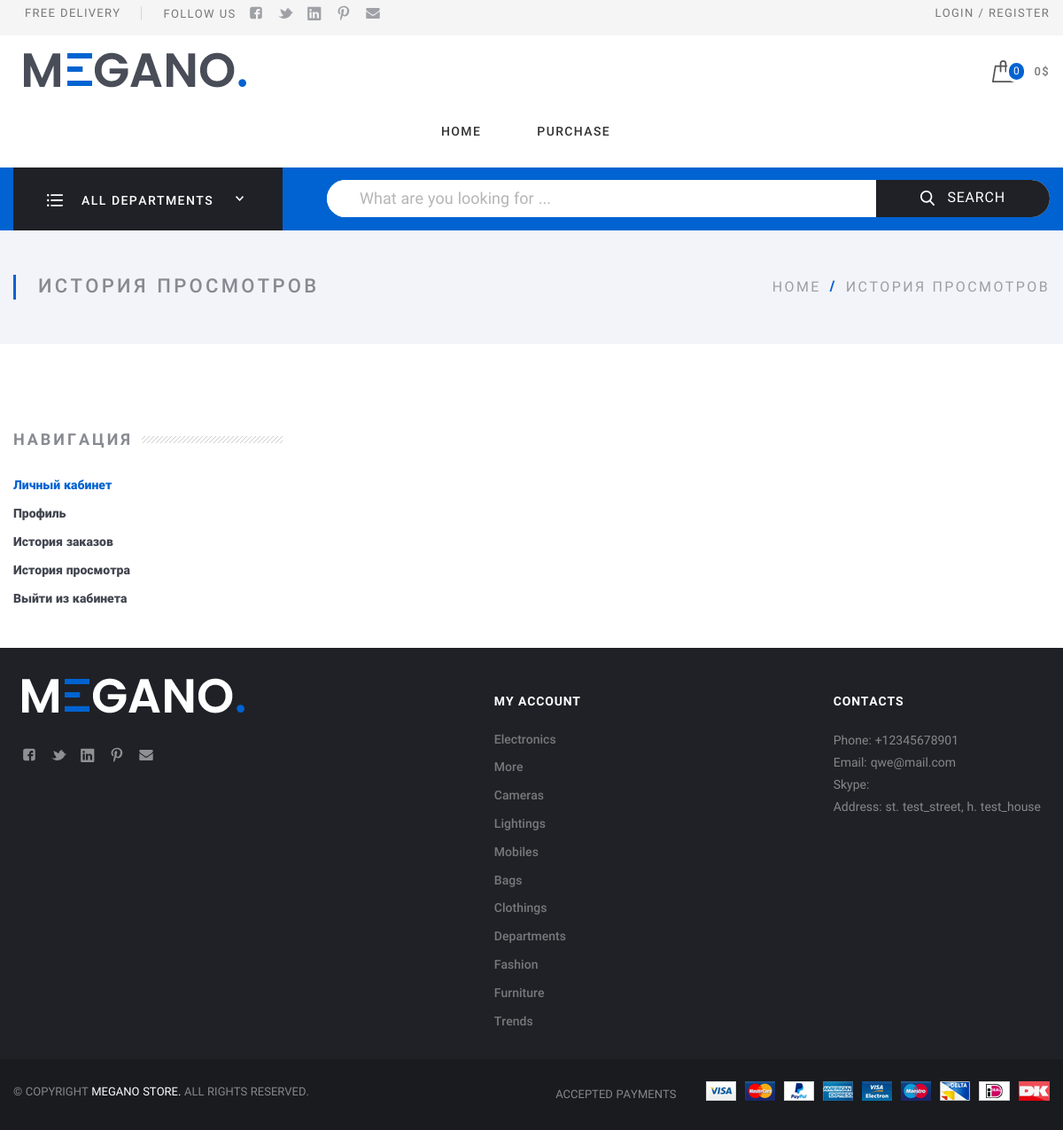
Screenshot of /profile/history_review/ (signed in) with the database file from the repository.
### app_shop/models.py (models this page shows, shortened)
class CategoryMPTT(utility.StrMixin, MPTTModel):
    title = models.CharField(max_length=150, unique=True, verbose_name=_('title'))
    slug = models.SlugField(blank=True, verbose_name=_('slug'))
    parent = TreeForeignKey('self', on_delete=models.CASCADE, null=True, blank=True, related_name='children')
    image = models.FileField(upload_to=tools.get_path_category, blank=True, null=True, default='app_shop/categories/Electronics_gpKEGby.svg', verbose_name=_('image'))
    class MPTTMeta:
        order_insertion_by = ('title', )

### app_profile/models.py (models this page shows, shortened)
class Profile(models.Model):
    user = models.OneToOneField(User, on_delete=models.CASCADE, verbose_name=_('user'))
    balance = models.DecimalField(max_digits=6, decimal_places=2, default=0, verbose_name=_('balance'))
    avatar = models.ImageField(upload_to=tools.get_path ,blank=True, null=True, validators=[validators.validate_image, ], verbose_name=_('avatar'))
    telephon_number = models.CharField(max_length=12, unique=True, blank=True, validators=(validators.phone_number_validator, ), verbose_name=_('telephon number'))
    city = models.CharField(max_length=100, blank=True, verbose_name=_('city'))
    address = models.CharField(max_length=150, blank=True, verbose_name=_('address'))
    card = models.CharField(max_length=8, blank=True, validators=[validate_card_even, validate_card_length], verbose_name=_('card'))

### app_profile/views.py (the view)
# urls.py: path('history_review/', views.HistoryReviewView.as_view(), name='history_review'),
class HistoryReviewView(LoginRequiredMixin, BasketContextMixin, CategoryContextMixin, View):
    template_name = 'app_profile/history_review.html'
    def get_context_data(self, *args, **kwargs):
        context =  super().get_context_data(*args, **kwargs)
        review = cache.get('review', list())
        context['review'] = Product.objects.filter(pk__in=[product.pk for product in review]).prefetch_related('tag').prefetch_related('images')
        return context

### app_shop/templatetags/get_admin_data.py (called while the page is built)
@register.simple_tag
def get_admin_data():
    admin = Profile.objects.select_related('user').filter(user__is_staff=True).first()
    return admin

### app_shop/templatetags/total_price.py (called while the page is built)
@register.filter(name='total_price')
def total_price(values):
    total_price = 0
    try:
        for value, count in values.items():
            total_price += value.price * int(count)
    except AttributeError:
        pass
    return total_price

### app_shop/utility.py (called while the page is built)
    def get_context_data(self, **kwargs):
        context = super().get_context_data(**kwargs)
        context['basket'] = cache.get('basket', dict())
        return context

    def get_context_data(self, **kwargs):
        context = super().get_context_data(**kwargs)
        context['categories'] = models.CategoryMPTT.objects.annotate(Min('product__price')).annotate(Max('product__views'))
        return context

    def get_context_data(self, *args, **kwargs):
        return dict()

    def get(self, request, *args, **kwargs):
        return render(request, self.template_name, self.get_context_data(**kwargs))

### app_profile/templates/app_profile/history_review.html (shortened to what this page needs)
{% extends 'app_profile/app_profile_base.html' %}
{% block main %}
	{% with title='История просмотров' span='История просмотров' %}
		{% include 'inc/header/_middle.html' %}
	{% endwith %}
	<div class="Section Section_column Section_columnLeft">
		<div class="wrap">
			<div class="Section-column">
				<div class="Section-columnSection">
					<header class="Section-header">
						<strong class="Section-title">Навигация</strong>
					</header>
					<div class="Section-columnContent">
						{% block navigate_profile %}
							{% include 'app_profile/inc/_navigate_profile.html' %}
						{% endblock %}
					</div>
				</div>
			</div>
			<div class="Section-content">
			</div>
		</div>
	</div>
{% endblock  %}

### templates/inc/footer/_my_account.html
<div class="row-block">
	<strong class="Footer-title">My Account</strong>
	<ul class="menu menu_vt Footer-menu">
    {% for category in categories %}
    <li class="menu-item">
			<a class="menu-link" href="{% url 'category' category.slug %}">{{category.title}}</a>
		</li>
    {% endfor %}
</div>

### templates/inc/footer/_contacts.html
{% load get_admin_data %}
{% get_admin_data as admin %}
<div class="row-block">
<strong class="Footer-title">Contacts</strong>
<p>
    Phone: {{admin.telephon_number}}
    <br>
    Email: {{admin.user.email}}
    <br>
    Skype:
    <br>
    Address: {{admin.address}}
</p>
</div>

### project/static/assets/css/basic.css (style rules this page uses)
html { font-family: sans-serif; -ms-text-size-adjust: 100%; -webkit-text-size-adjust: 100%; }
body { margin: 0; }
article, aside, details, figcaption, figure, footer, header, main, menu, nav, section, summary { display: block; }
a { background-color: transparent; -webkit-text-decoration-skip: objects; }
b, strong { font-weight: inherit; }
b, strong { font-weight: bolder; }
.menu { width: 100%; position: relative; line-height: 1.2em; margin: 0; padding: 0; display: block; font-weight: bold; }
.menu:before, .menu:after { content: ""; display: table; }
.menu:after { clear: both; }
.menu ul, .menu li { list-style: none; padding: 0; margin: 0; }
.menu ul:after, .menu li:after { display: none; }
.menu_vt { visibility: visible; }
.menu_vt .menu-item { display: block; font-weight: 800; font-size: 14px; line-height: 1.2em; }
.menu_vt .menu-item + .menu-item { margin-top: 10px; }
.menu_vt .menu-link { color: #424650; border: none; position: relative; display: inline-block; padding-left: 0px; padding-right: 0px; padding-bottom: 5px; }
.menu_vt .menu-link:after { content: ''; height: 2px; left: 50%; bottom: 0; right: 50%; background: #0063d1; z-index: -1; position: absolute; transition: left 400ms cubic-bezier(0.215, 0.61, 0.355, 1), right 400ms cubic-bezier(0.215, 0.61, 0.355, 1); }
.row-block { display: block; flex-grow: 0; width: 100%; }
.row-block + .row-block { margin-left: 2rem; }
html { height: 100%; width: 100%; display: block; font-family: Roboto, Verdana, Arial, "Helvetica CY", Helvetica, "Nimbus Sans L", sans-serif; }
body { min-height: 100%; font-size: 16px; color: #424650; line-height: 1.3em; text-align: left; position: relative; min-width: 320px; background: #fff; display: flex; flex-direction: column; }
* { box-sizing: border-box; }
a { text-decoration: none; color: #0063d1; border-bottom: 1px solid #84beff; border-bottom: 1px solid rgba(0,99,209,0); padding-bottom: 0; cursor: pointer; }
p { margin: 0; margin-bottom: 20px; }
p:last-child { margin-bottom: 0; }
ul { margin: 20px 0; padding: 0 0 0 8px; list-style: none; line-height: 1.5em; }
ul li { position: relative; list-style: none; }
ul li:after { content: ' '; width: 4px; height: 4px; position: absolute; top: 10px; left: -8px; border-radius: 10px; }
.wrap { padding: 0 15px; max-width: 1630px; min-width: 320px; width: 100%; box-sizing: border-box; margin: 0 auto; position: relative; }

### rows the page displays
CategoryMPTT: title "Electronics"
CategoryMPTT: title "More"
CategoryMPTT: title "Cameras"
CategoryMPTT: title "Lightings"
CategoryMPTT: title "Mobiles"
CategoryMPTT: title "Bags"
CategoryMPTT: title "Clothings"
CategoryMPTT: title "Departments"
CategoryMPTT: title "Fashion"
CategoryMPTT: title "Furniture"
CategoryMPTT: title "Trends"
Profile: telephon_number "+12345678901", user.email "qwe@mail.com", address "st. test_street, h. test_house"

### other values shown
{{ basket|length }} "0"
{{ basket|total_price }} "0"
{{ title }} "ИСТОРИЯ ПРОСМОТРОВ"
{{ span }} "ИСТОРИЯ ПРОСМОТРОВ"
